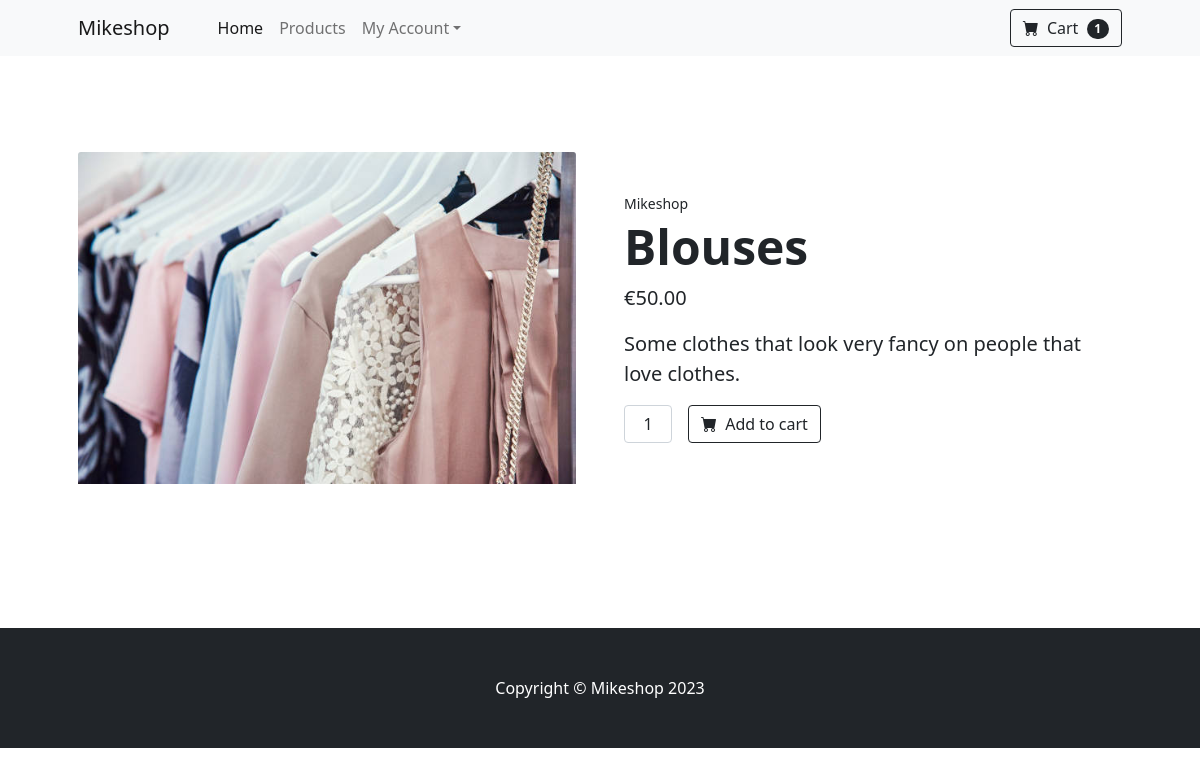
The app's page /product_detail/3/ (signed in) with its own data.
### mikeshop/models.py (models this page shows, shortened)
class Product(models.Model):
    id = models.AutoField(primary_key=True),
    name = models.CharField(max_length=200, null=False)
    description = models.TextField(null = False)
    price = models.DecimalField(max_digits=6, decimal_places=2, default=0.0)
    product_image = models.FileField(upload_to='products')

### mikeshop/views.py (the view)
# urls.py: path('product_detail/<int:prodid>/', views.individual_product, name="individual_product"),
def individual_product(request, prodid):
    user = request.user
    product = Product.objects.get(id=prodid)
    basket_quantity = get_basket_quantity(user)
    context = {
        'product': product,
        'user': user,
        'basket_quantity': basket_quantity
    }
    return render(request, 'product_detail.html', context)

### mikeshop/models.py (called while the page is built)
    @property
    def total_quantity(self):
        return sum(item.item_quantity for item in self.basketitem_set.all())

### mikeshop/views.py (called while the page is built)
def get_basket_quantity(user):
    basket = Basket.objects.filter(user_id=user, is_active=True).first()
    return basket.total_quantity if basket else 0

### mikeshop/templates/product_detail.html (shortened to what this page needs)
{% extends 'base.html' %}
{% block content %}
 <section class="py-5 mb-5">
            <div class="container px-4 px-lg-5 my-5">
                <div class="row gx-4 gx-lg-5 align-items-center">
                    <div class="col-md-6"><img class="card-img-top mb-5 mb-md-0" src="{{product.product_image.url}}" alt="{{product.product_image.url}}" /></div>
                    <div class="col-md-6">
                        <div class="small mb-1">Mikeshop</div>
                        <h1 class="display-5 fw-bolder">{{product.name}}</h1>
                        <div class="fs-5 mb-3">
                            <span>€{{product.price}}</span>
                        </div>
                        <p class="lead">{{product.description}}</p>
                        <div class="d-flex">
                            <input class="form-control text-center me-3" id="inputQuantity" type="num" value="1" style="max-width: 3rem" />
                            <a href="/addbasket/{{product.id}}" class="btn btn-outline-dark flex-shrink-0" type="button">
                                <i class="bi-cart-fill me-1"></i>
                                Add to cart
                            </a>
                        </div>
                    </div>
                </div>
            </div>
        </section>
{% endblock %}

### records on screen
Product: product_image (picture), name "Blouses", price "50.00", description "Some clothes that look very fancy on people that love clothes."

### other values on screen
{{ basket_quantity }} "1"
